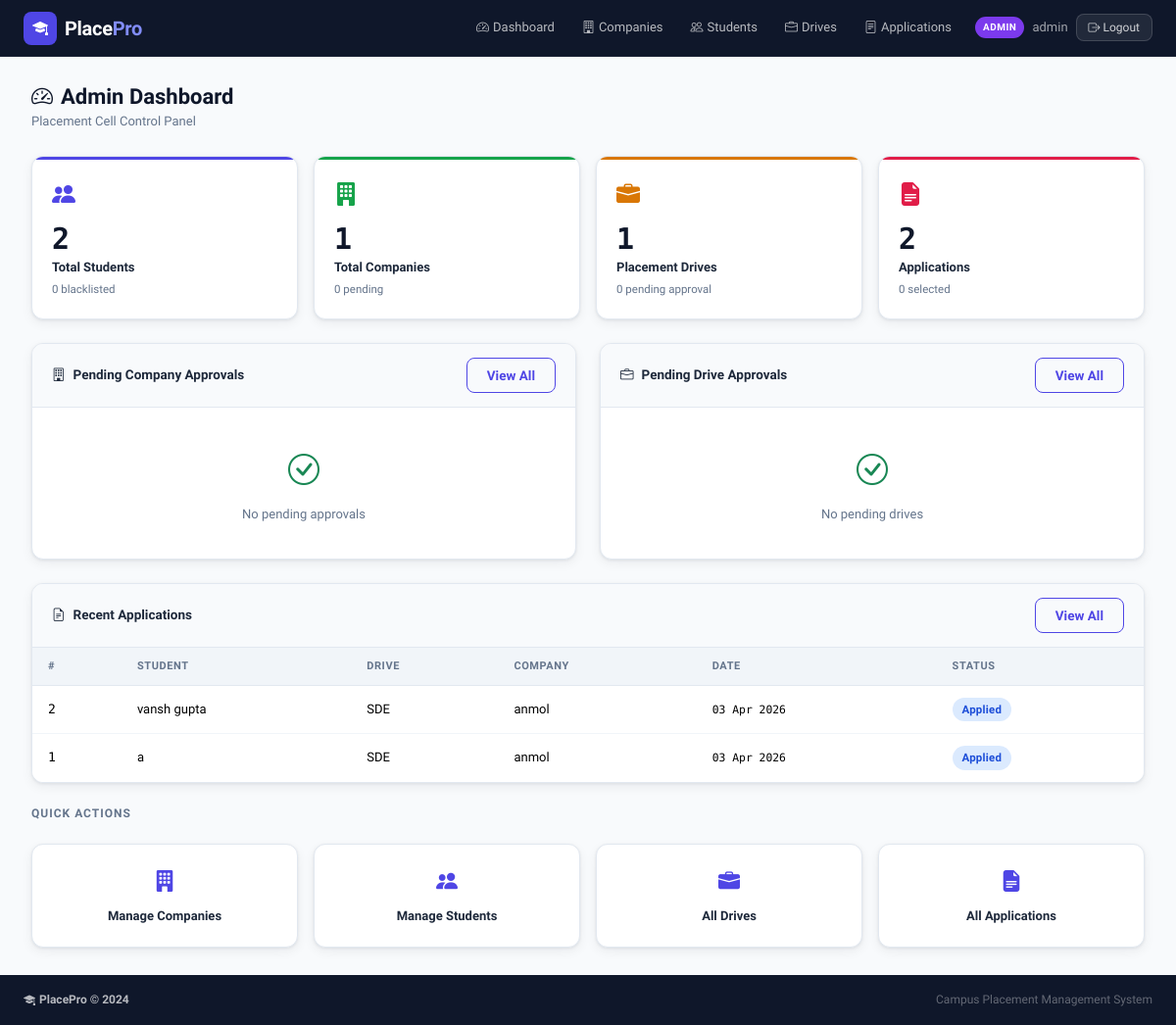
The page /admin/dashboard (signed in) on the database its author committed.
### tables this page shows
CREATE TABLE users (
        id INTEGER PRIMARY KEY AUTOINCREMENT,
        username TEXT UNIQUE NOT NULL,
        email TEXT UNIQUE NOT NULL,
        password_hash TEXT NOT NULL,
        role TEXT NOT NULL,
        is_active INTEGER DEFAULT 1,
        created_at TEXT DEFAULT (datetime('now'))
    );

CREATE TABLE applications (
        id INTEGER PRIMARY KEY AUTOINCREMENT,
        student_id INTEGER NOT NULL REFERENCES students(id) ON DELETE CASCADE,
        drive_id INTEGER NOT NULL REFERENCES placement_drives(id) ON DELETE CASCADE,
        application_date TEXT DEFAULT (datetime('now')),
        status TEXT DEFAULT 'applied',
        cover_letter TEXT,
        UNIQUE(student_id, drive_id)
    );

CREATE TABLE students (
        id INTEGER PRIMARY KEY AUTOINCREMENT,
        user_id INTEGER UNIQUE NOT NULL REFERENCES users(id) ON DELETE CASCADE,
        full_name TEXT NOT NULL,
        email TEXT,
        phone TEXT,
        department TEXT,
        cgpa REAL DEFAULT 0.0,
        graduation_year INTEGER,
        skills TEXT,
        address TEXT,
        resume_filename TEXT,
        is_blacklisted INTEGER DEFAULT 0,
        created_at TEXT DEFAULT (datetime('now'))
    );

CREATE TABLE placement_drives (
        id INTEGER PRIMARY KEY AUTOINCREMENT,
        company_id INTEGER NOT NULL REFERENCES companies(id) ON DELETE CASCADE,
        job_title TEXT NOT NULL,
        job_description TEXT,
        eligibility_criteria TEXT,
        package TEXT,
        location TEXT,
        application_deadline TEXT,
        status TEXT DEFAULT 'pending',
        created_at TEXT DEFAULT (datetime('now'))
    );

CREATE TABLE companies (
        id INTEGER PRIMARY KEY AUTOINCREMENT,
        user_id INTEGER UNIQUE NOT NULL REFERENCES users(id) ON DELETE CASCADE,
        company_name TEXT NOT NULL,
        hr_contact TEXT,
        hr_email TEXT,
        website TEXT,
        description TEXT,
        industry TEXT,
        approval_status TEXT DEFAULT 'pending',
        is_blacklisted INTEGER DEFAULT 0,
        created_at TEXT DEFAULT (datetime('now'))
    );

### app.py (the view)
@app.route('/admin/dashboard')
@login_required
@admin_required
def admin_dashboard():
    data = {
        'total_students':       query("SELECT COUNT(*) c FROM students", one=True)['c'],
        'total_companies':      query("SELECT COUNT(*) c FROM companies", one=True)['c'],
        'total_drives':         query("SELECT COUNT(*) c FROM placement_drives", one=True)['c'],
        'total_applications':   query("SELECT COUNT(*) c FROM applications", one=True)['c'],
        'pending_companies':    query("SELECT COUNT(*) c FROM companies WHERE approval_status='pending'", one=True)['c'],
        'approved_companies':   query("SELECT COUNT(*) c FROM companies WHERE approval_status='approved'", one=True)['c'],
        'pending_drives':       query("SELECT COUNT(*) c FROM placement_drives WHERE status='pending'", one=True)['c'],
        'approved_drives':      query("SELECT COUNT(*) c FROM placement_drives WHERE status='approved'", one=True)['c'],
        'selected':             query("SELECT COUNT(*) c FROM applications WHERE status='selected'", one=True)['c'],
        'blacklisted_students': query("SELECT COUNT(*) c FROM students WHERE is_blacklisted=1", one=True)['c'],
    }
    recent_apps = query("""
        SELECT a.id, a.status, a.application_date,
               s.full_name AS student_name, d.job_title, c.company_name
        FROM applications a
        JOIN students s ON s.id=a.student_id
        JOIN placement_drives d ON d.id=a.drive_id
        JOIN companies c ON c.id=d.company_id
        ORDER BY a.application_date DESC LIMIT 8""")
    pending_companies = query(
        "SELECT * FROM companies WHERE approval_status='pending' ORDER BY created_at DESC LIMIT 5")
    pending_drives = query("""
        SELECT d.*, c.company_name FROM placement_drives d
        JOIN companies c ON c.id=d.company_id
        WHERE d.status='pending' ORDER BY d.created_at DESC LIMIT 5""")
    return render_template('admin/dashboard.html', data=data,
                           recent_apps=recent_apps,
                           pending_companies=pending_companies,
                           pending_drives=pending_drives)

### app.py (called while the page is built)
@app.template_filter('fmtdate')
def fmtdate(s):
    if not s: return '—'
    try:
        s = str(s)[:10]
        from datetime import datetime
        return datetime.strptime(s, '%Y-%m-%d').strftime('%d %b %Y')
    except Exception:
        return str(s)[:10]

def get_db():
    if 'db' not in g:
        g.db = sqlite3.connect(DATABASE)
        g.db.row_factory = sqlite3.Row
        g.db.execute("PRAGMA foreign_keys = ON")
    return g.db

def query(sql, args=(), one=False):
    cur = get_db().execute(sql, args)
    rv = cur.fetchall()
    return (rv[0] if rv else None) if one else rv

def current_user():
    uid = session.get('user_id')
    if uid is None:
        return None
    return query("SELECT * FROM users WHERE id=?", [uid], one=True)

def login_required(f):
    @wraps(f)
    def dec(*a, **kw):
        if not session.get('user_id'):
            flash('Please log in to access this page.', 'warning')
            return redirect(url_for('login'))
        return f(*a, **kw)
    return dec

def admin_required(f):
    @wraps(f)
    def dec(*a, **kw):
        u = current_user()
        if not u or u['role'] != 'admin':
            flash('Admin access required.', 'danger')
            return redirect(url_for('login'))
        return f(*a, **kw)
    return dec

@app.context_processor
def inject_user():
    u = current_user()
    return dict(current_user=u)

### templates/admin/dashboard.html (shortened to what this page needs)
{% extends "base.html" %}
{% block content %}
<div class="pp-page">
  <div class="pp-page-header">
    <div><h4 class="pp-page-title"><i class="bi bi-speedometer2 me-2"></i>Admin Dashboard</h4><p class="pp-page-sub">Placement Cell Control Panel</p></div>
  </div>
  <div class="row g-3 mb-4">
    <div class="col-6 col-md-3"><div class="pp-stat-card pp-stat-blue"><div class="pp-stat-icon"><i class="bi bi-people-fill"></i></div><div class="pp-stat-val">{{ data.total_students }}</div><div class="pp-stat-lbl">Total Students</div><div class="pp-stat-sub">{{ data.blacklisted_students }} blacklisted</div></div></div>
    <div class="col-6 col-md-3"><div class="pp-stat-card pp-stat-green"><div class="pp-stat-icon"><i class="bi bi-building-fill"></i></div><div class="pp-stat-val">{{ data.total_companies }}</div><div class="pp-stat-lbl">Total Companies</div><div class="pp-stat-sub">{{ data.pending_companies }} pending</div></div></div>
    <div class="col-6 col-md-3"><div class="pp-stat-card pp-stat-amber"><div class="pp-stat-icon"><i class="bi bi-briefcase-fill"></i></div><div class="pp-stat-val">{{ data.total_drives }}</div><div class="pp-stat-lbl">Placement Drives</div><div class="pp-stat-sub">{{ data.pending_drives }} pending approval</div></div></div>
    <div class="col-6 col-md-3"><div class="pp-stat-card pp-stat-rose"><div class="pp-stat-icon"><i class="bi bi-file-earmark-text-fill"></i></div><div class="pp-stat-val">{{ data.total_applications }}</div><div class="pp-stat-lbl">Applications</div><div class="pp-stat-sub">{{ data.selected }} selected</div></div></div>
  </div>
  <div class="row g-4">
    <div class="col-lg-6">
      <div class="pp-card h-100">
        <div class="pp-card-header d-flex justify-content-between align-items-center"><span><i class="bi bi-building me-2"></i>Pending Company Approvals</span><a href="{{ url_for('admin_companies', status='pending') }}" class="btn btn-sm btn-outline-pp">View All</a></div>
        <div class="pp-card-body p-0">
          {% if pending_companies %}
          <div class="list-group list-group-flush">
            {% for c in pending_companies %}
            <div class="list-group-item pp-list-item">
              <div class="d-flex justify-content-between align-items-center">
                <div><div class="fw-600">{{ c['company_name'] }}</div><small class="text-muted">{{ c['industry'] or 'N/A' }} · {{ c['hr_contact'] or '—' }}</small></div>
                <div class="d-flex gap-2">
                  <form method="POST" action="{{ url_for('admin_approve_company', cid=c['id']) }}" class="d-inline"><button type="submit" class="btn btn-xs btn-success"><i class="bi bi-check"></i></button></form>
                  <form method="POST" action="{{ url_for('admin_reject_company', cid=c['id']) }}" class="d-inline"><button type="submit" class="btn btn-xs btn-danger"><i class="bi bi-x"></i></button></form>
                </div>
              </div>
            </div>
            {% endfor %}
          </div>
          {% else %}<div class="pp-empty"><i class="bi bi-check-circle text-success fs-2"></i><br>No pending approvals</div>{% endif %}
        </div>
      </div>
    </div>
    <div class="col-lg-6">
      <div class="pp-card h-100">
        <div class="pp-card-header d-flex justify-content-between align-items-center"><span><i class="bi bi-briefcase me-2"></i>Pending Drive Approvals</span><a href="{{ url_for('admin_drives', status='pending') }}" class="btn btn-sm btn-outline-pp">View All</a></div>
        <div class="pp-card-body p-0">
          {% if pending_drives %}
          <div class="list-group list-group-flush">
            {% for d in pending_drives %}
            <div class="list-group-item pp-list-item">
              <div class="d-flex justify-content-between align-items-center">
                <div><div class="fw-600">{{ d['job_title'] }}</div><small class="text-muted">{{ d['company_name'] }} · {{ d['location'] or '—' }}</small></div>
                <div class="d-flex gap-2">
                  <form method="POST" action="{{ url_for('admin_approve_drive', did=d['id']) }}" class="d-inline"><button type="submit" class="btn btn-xs btn-success"><i class="bi bi-check"></i></button></form>
                  <form method="POST" action="{{ url_for('admin_reject_drive', did=d['id']) }}" class="d-inline"><button type="submit" class="btn btn-xs btn-danger"><i class="bi bi-x"></i></button></form>
                </div>
              </div>
            </div>
            {% endfor %}
          </div>
          {% else %}<div class="pp-empty"><i class="bi bi-check-circle text-success fs-2"></i><br>No pending drives</div>{% endif %}
        </div>
      </div>
    </div>
    <div class="col-12">
      <div class="pp-card">
        <div class="pp-card-header d-flex justify-content-between align-items-center"><span><i class="bi bi-file-earmark-text me-2"></i>Recent Applications</span><a href="{{ url_for('admin_applications') }}" class="btn btn-sm btn-outline-pp">View All</a></div>
        <div class="pp-card-body p-0">
          {% if recent_apps %}
          <div class="table-responsive">
            <table class="table pp-table mb-0">
              <thead><tr><th>#</th><th>Student</th><th>Drive</th><th>Company</th><th>Date</th><th>Status</th></tr></thead>
              <tbody>
                {% for a in recent_apps %}
                <tr>
                  <td class="mono">{{ a['id'] }}</td>
                  <td>{{ a['student_name'] }}</td>
                  <td>{{ a['job_title'] }}</td>
                  <td>{{ a['company_name'] }}</td>
                  <td class="mono small">{{ a['application_date']|fmtdate }}</td>
                  <td><span class="status-badge status-{{ a['status'] }}">{{ a['status']|capitalize }}</span></td>
                </tr>
                {% endfor %}
              </tbody>
            </table>
          </div>
          {% else %}<div class="pp-empty">No applications yet.</div>{% endif %}
        </div>
      </div>
    </div>
  </div>
  <div class="row g-3 mt-2">
    <div class="col-12"><h6 class="section-mini-title">Quick Actions</h6></div>
    <div class="col-6 col-md-3"><a href="{{ url_for('admin_companies') }}" class="pp-quick-card"><i class="bi bi-building-fill"></i><span>Manage Companies</span></a></div>
    <div class="col-6 col-md-3"><a href="{{ url_for('admin_students') }}" class="pp-quick-card"><i class="bi bi-people-fill"></i><span>Manage Students</span></a></div>
    <div class="col-6 col-md-3"><a href="{{ url_for('admin_drives') }}" class="pp-quick-card"><i class="bi bi-briefcase-fill"></i><span>All Drives</span></a></div>
    <div class="col-6 col-md-3"><a href="{{ url_for('admin_applications') }}" class="pp-quick-card"><i class="bi bi-file-earmark-text-fill"></i><span>All Applications</span></a></div>
  </div>
</div>
{% endblock %}

### templates/base.html (shortened to what this page needs)
<!DOCTYPE html>
<html lang="en">
<head>
  <link rel="stylesheet" href="https://cdn.jsdelivr.net/npm/bootstrap@5.3.2/dist/css/bootstrap.min.css"/>
  <link rel="stylesheet" href="https://cdn.jsdelivr.net/npm/bootstrap-icons@1.11.3/font/bootstrap-icons.min.css"/>
  <link rel="stylesheet" href="{{ url_for('static', filename='css/style.css') }}"/>
</head>
<body>
<nav class="navbar navbar-expand-lg pp-navbar sticky-top">
  <div class="container-fluid px-4">
    <a class="navbar-brand d-flex align-items-center gap-2" href="{{ url_for('index') }}">
      <span class="brand-icon"><i class="bi bi-mortarboard-fill"></i></span>
      <span class="brand-text">Place<span class="brand-accent">Pro</span></span>
    </a>
    <div class="collapse navbar-collapse" id="navMain">
      <ul class="navbar-nav ms-auto align-items-center gap-1">
        {% if current_user %}
          {% if current_user['role'] == 'admin' %}
            <li class="nav-item"><a class="nav-link" href="{{ url_for('admin_dashboard') }}"><i class="bi bi-speedometer2 me-1"></i>Dashboard</a></li>
            <li class="nav-item"><a class="nav-link" href="{{ url_for('admin_companies') }}"><i class="bi bi-building me-1"></i>Companies</a></li>
            <li class="nav-item"><a class="nav-link" href="{{ url_for('admin_students') }}"><i class="bi bi-people me-1"></i>Students</a></li>
            <li class="nav-item"><a class="nav-link" href="{{ url_for('admin_drives') }}"><i class="bi bi-briefcase me-1"></i>Drives</a></li>
            <li class="nav-item"><a class="nav-link" href="{{ url_for('admin_applications') }}"><i class="bi bi-file-text me-1"></i>Applications</a></li>
          {% elif current_user['role'] == 'company' %}
            <li class="nav-item"><a class="nav-link" href="{{ url_for('company_dashboard') }}"><i class="bi bi-speedometer2 me-1"></i>Dashboard</a></li>
            <li class="nav-item"><a class="nav-link" href="{{ url_for('company_create_drive') }}"><i class="bi bi-plus-circle me-1"></i>New Drive</a></li>
          {% endif %}
          <li class="nav-item ms-2">
            <div class="d-flex align-items-center gap-2">
              <span class="role-badge role-{{ current_user['role'] }}">{{ current_user['role']|upper }}</span>
              <span class="nav-username">{{ current_user['username'] }}</span>
              <a href="{{ url_for('logout') }}" class="btn btn-sm btn-logout">
                <i class="bi bi-box-arrow-right"></i> Logout
              </a>
            </div>
          </li>
        {% endif %}
      </ul>
    </div>
  </div>
</nav>
<main class="pp-main">
  {% block content %}{% endblock %}
</main>
<footer class="pp-footer mt-auto">
  <div class="container-fluid px-4">
    <div class="d-flex flex-wrap justify-content-between align-items-center py-3">
      <span class="footer-brand"><i class="bi bi-mortarboard-fill me-1"></i>PlacePro &copy; {{ 2024 }}</span>
      <span class="footer-sub">Campus Placement Management System</span>
    </div>
  </div>
</footer>
</body>
</html>

### rows shown on the page
users: role "ADMIN", username "admin"
applications: id "2", student_name "vansh gupta", job_title "SDE", company_name "anmol", application_date|fmtdate "03 Apr 2026", status "Applied"
applications: id "1", student_name "a", job_title "SDE", company_name "anmol", application_date|fmtdate "03 Apr 2026", status "Applied"

### other values the page prints
{{ data.total_students }} "2"
{{ data.blacklisted_students }} "0"
{{ data.total_companies }} "1"
{{ data.pending_companies }} "0"
{{ data.total_drives }} "1"
{{ data.pending_drives }} "0"
{{ data.total_applications }} "2"
{{ data.selected }} "0"
{{ 2024 }} "2024"
